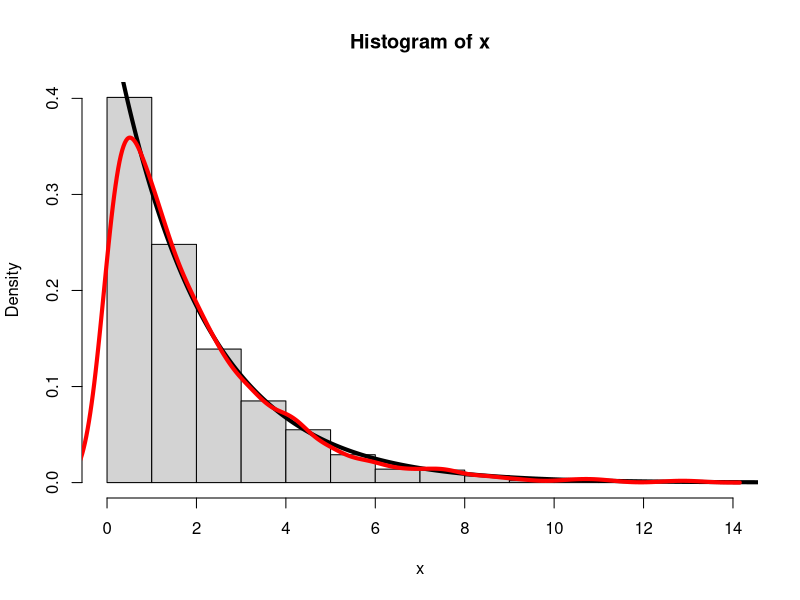

This chart was generated by the following R code:
N = 1000
rate = 0.5
x = rexp(N, rate)
hist(x, freq=FALSE)
x_grid = seq(0, 15, length=N)
y_grid = dexp(x_grid, rate)
lines(x_grid, y_grid, lwd=4)
lines(density(x), col="red", lwd=4)
